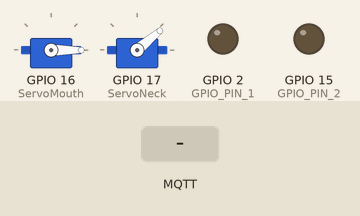
This sketch was run on a simulated ESP32. On the bench: 2 × servo, output pins drawn as LEDs (lit = HIGH). The inputs (shaded band) are chosen by the test bench. WiFi joins after 1.5 s; servers stay silent unless stated; random numbers use the default seed unless the sketch sets one; no MQTT or app messages arrive unless stated; what the sketch prints to the serial monitor is not drawn.

Above: at 2.7 s.
2.8 s: MQTT message "Eat" arrives on the first subscribed topic
At 4.26 s:
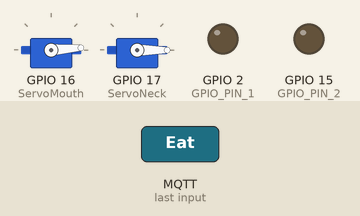
At 8.5 s:
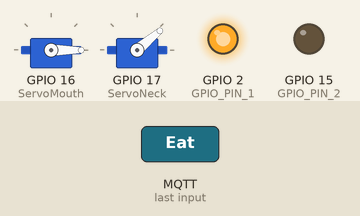
8.8 s: MQTT message "Eat" arrives on the first subscribed topic
At 9.96 s:
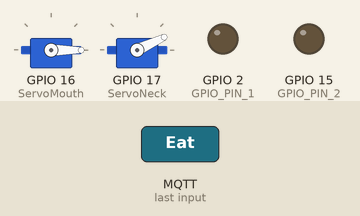
Timing chart, 0 to 15.0 s (numbered marks = the images above; inputs shaded):
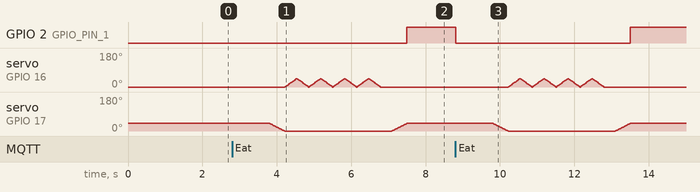

The sketch:

NodeMQTT.ino
```cpp
#include <WiFi.h>
#include "PubSubClient.h"
#include <ESP32Servo.h>
#define GPIO_PIN_1 2
#define GPIO_PIN_2 15

const char* ssid = "GGOOGG";
const char* password = "0123456789";
const char* mqttServer = "broker.emqx.io";
int port = 1883;
String stMac;
char mac[50];
char clientId[50];

WiFiClient espClient;
PubSubClient client(espClient);
Servo ServoMouth;
Servo ServoNeck;
int randNgum=3;

void setup() {
  Serial.begin(115200);
  Serial.println(ssid);
  pinMode(GPIO_PIN_1, OUTPUT); // กำหนด GPIO เป็นโหมด OUTPUT
  pinMode(GPIO_PIN_2, OUTPUT);
  ServoMouth.attach(16);
  ServoNeck.attach(17);
  ServoMouth.write(0);
  ServoNeck.write(40);
  wifiConnect();
  Serial.println("");
  Serial.println("WiFi connected");
  Serial.println("IP address: ");
  Serial.println(WiFi.localIP());
  /*Serial.println(WiFi.macAddress());
  stMac = WiFi.macAddress();
  stMac.replace(":", "_");
  Serial.println(stMac);*/
  client.setServer(mqttServer, port);
  client.setCallback(callback);
}

void wifiConnect() {
  //WiFi.mode(WIFI_STA);
  WiFi.begin(ssid, password);
  while (WiFi.status() != WL_CONNECTED) {
    delay(500);
    Serial.print(".");
  }
}

void mqttReconnect() {
  while (!client.connected()) {
    Serial.print("Attempting MQTT connection...");
    long r = random(1000);
    sprintf(clientId, "clientId-%ld", r);
    if (client.connect(clientId)) {
      Serial.print(clientId);
      Serial.println(" connected");
      client.subscribe("ControGG");
    } else {
      Serial.print("failed, rc=");
      Serial.print(client.state());
      Serial.println(" try again in 5 seconds");
      delay(5000);
    }
  }
}

void callback(char* topic, byte* message, unsigned int length) {
  Serial.print("Message arrived on topic: ");
  Serial.print(topic);
  Serial.print(". Message: ");
  String stMessage;

  for (int i = 0; i < length; i++) {
    Serial.print((char)message[i]);
    stMessage += (char)message[i];
  }
  Serial.println();

  if (String(topic) == "ControGG") {
    Serial.print("Changing output to ");
    Serial.print(stMessage);

    if(stMessage == "Forward"){
    digitalWrite(GPIO_PIN_1, HIGH);
    }
    else if(stMessage == "Stop"){
   digitalWrite(GPIO_PIN_1, LOW);
    }
    else if(stMessage == "Eat"){
      digitalWrite(GPIO_PIN_1, LOW);
      randNgum = random(2,6);
      ngum(randNgum);
     digitalWrite(GPIO_PIN_1, HIGH);
    }
  }
}

void loop() {
  delay(10);
  if (!client.connected()) {
    mqttReconnect();
  }
  client.loop();
}

void ngum(int i)
{
  delay(1000);
  for(int posDegrees = 40; posDegrees >= 0; posDegrees--) {
    ServoNeck.write(posDegrees);
    delay(10);
  }
  for(int j = 0;j<=i;j++)
  {
    for(int posDegrees = 0; posDegrees <= 45; posDegrees++) {
    ServoMouth.write(posDegrees);
    delay(7);
    }
    for(int posDegrees = 45; posDegrees >= 0; posDegrees--) {
    ServoMouth.write(posDegrees);
    delay(7);
    }
  }
  delay(300);
  for(int posDegrees = 0; posDegrees <= 40; posDegrees++) {
    ServoNeck.write(posDegrees);
    delay(10);
  }
}
```
